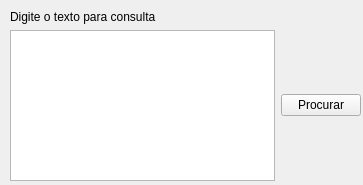
<?xml version="1.0" encoding="UTF-8"?>
<ui version="4.0">
 <class>Form</class>
 <widget class="QWidget" name="Form">
  <property name="geometry">
   <rect>
    <x>0</x>
    <y>0</y>
    <width>363</width>
    <height>185</height>
   </rect>
  </property>
  <property name="maximumSize">
   <size>
    <width>363</width>
    <height>185</height>
   </size>
  </property>
  <property name="windowTitle">
   <string>Automatic Search</string>
  </property>
  <widget class="QWidget" name="gridLayoutWidget">
   <property name="geometry">
    <rect>
     <x>10</x>
     <y>10</y>
     <width>351</width>
     <height>171</height>
    </rect>
   </property>
   <layout class="QGridLayout" name="gridLayout">
    <item row="1" column="0">
     <widget class="QPlainTextEdit" name="plainTextEdit"/>
    </item>
    <item row="0" column="0">
     <widget class="QLabel" name="label">
      <property name="text">
       <string>Digite o texto para consulta</string>
      </property>
     </widget>
    </item>
    <item row="1" column="1">
     <widget class="QPushButton" name="pushButton">
      <property name="text">
       <string>Procurar</string>
      </property>
     </widget>
    </item>
   </layout>
  </widget>
 </widget>
 <resources/>
 <connections/>
</ui>
